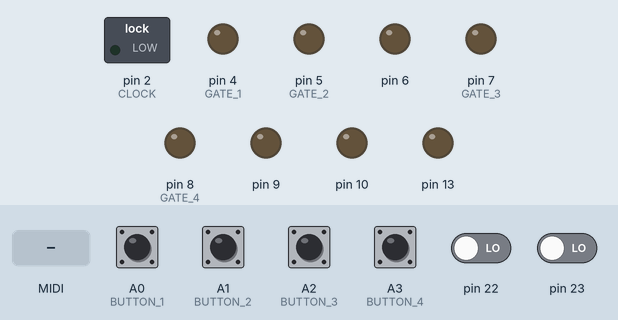
This sketch was run on a simulated Arduino Leonardo, built with avr-gcc and run on an emulated ATmega32U4. On the bench: switched loads named in the sketch (green lamp = pin HIGH), output pins drawn as LEDs (lit = HIGH). Inputs (shaded band) come from the test bench; at power-on: A0 (BUTTON_1), A1 (BUTTON_2), A2 (BUTTON_3), A3 (BUTTON_4) HIGH, pin 22, pin 23 LOW. MIDI output is not drawn.

Above: at 1.2 s.
1.3 s: MIDI note 36 received
At 2.8 s:
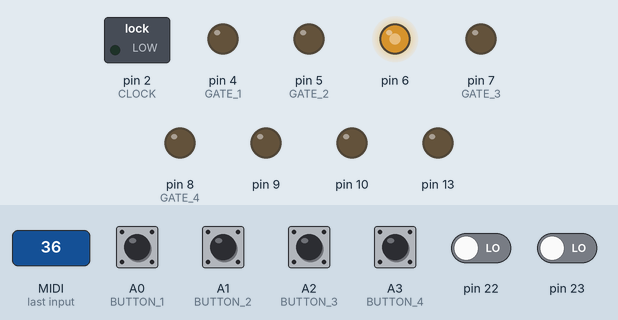
3.1 s: MIDI note 48 received
At 4.4 s:
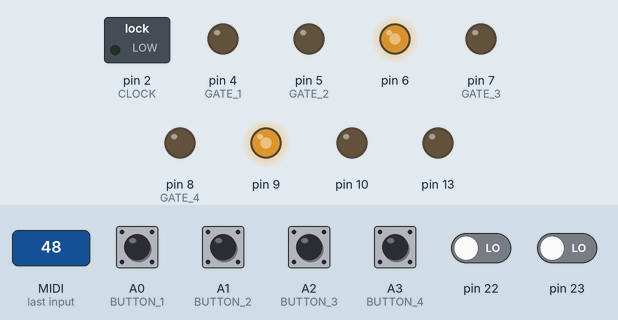
4.9 s: MIDI note 60 received
At 5.05 s:
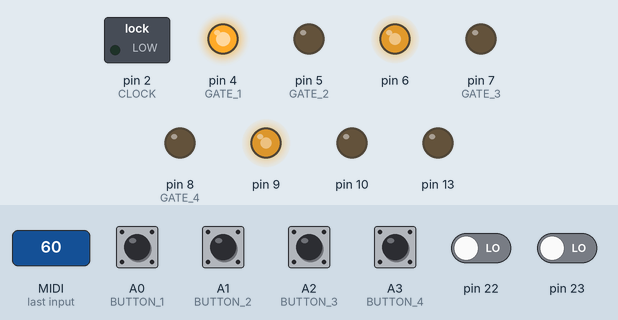
6.7 s: MIDI note 67 received
At 6.85 s:
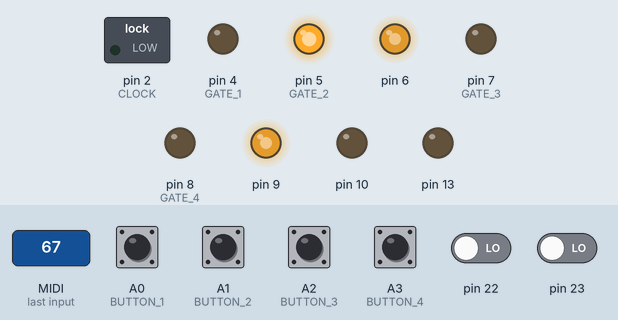
8.5 s: MIDI note 64 received
At 9.7 s:
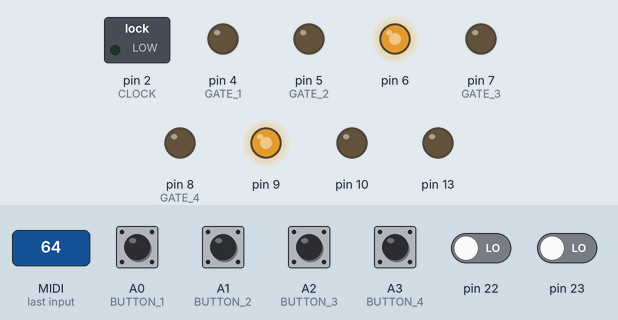
Timing chart, 0 to 11.3 s (numbered marks = the images above; inputs shaded):
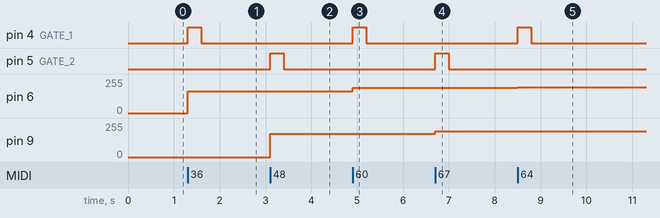

The sketch:

Interstellar_Communicator_PWM_v16.ino
```cpp
/*
24-2-2021
Jason

TODO:
- Test op glitches wanneer je veel midi ontvangt.
	- Glitches? Kijk of dit verdwijnt met midiThruOff.
		- Ja? Kijk of je midithru in hardware kan door-routen.
- Kijk of je condensators kan vervangen voor minder slew op de pwm outputs.
- Active sensing timeout nu niet gebruikt. Blijf testen om te kijken of er noten blijven hangen. Zo niet? Dan kan het zo blijven.
*/

#include <MIDI.h>
#include <EEPROM.h>

#define CLOCK 2
#define RESET 3
#define GATE_1 4
#define GATE_2 5
#define GATE_3 7
#define GATE_4 8
#define BUTTON_1 A0
#define BUTTON_2 A1
#define BUTTON_3 A2
#define BUTTON_4 A3

//Constants

// const int8_t MONOVOICE = 0;
// const int8_t DUOVOICE = 1;
// const int8_t TRIVOICE = 2;
// const int8_t QUADVOICE = 3;

// const int8_t KEYS = 0;
// const int8_t VELOCITY = 1;
// const int8_t AFTERTOUCH = 2;
// const int8_t CCNORMAL = 3;
// const int8_t CC14BIT = 4;
// const int8_t PITCHBEND = 5;
// const int8_t PERCVELOCITY = 6;
// const int8_t PERCAFTERTOUCH = 7;
// const int8_t PERCTRIGGER = 8;
// const int8_t PERCGATE = 9;
// const int8_t CCNRPN = 10;
// const int8_t CCNRPN14BIT = 11;


// const int NOTE = 0;
// const int VELOCITY = 1;
// const int ATC = 2;
// const int ATP = 3;
// const int CC = 4;
// const int PB = 5;


const int GATES[4] = {GATE_1, GATE_2, GATE_3, GATE_4};

enum TYPE { NEG = -1, NOTE, VELOCITY, ATC, ATP, CONTROL, BEND };

const int cv_rightshift[6] = {0, 0, 0, 0, 6, 6};
const int cv_offset[6] = {128, 64, 64, 64, 0, 0};

MIDI_CREATE_DEFAULT_INSTANCE();

// Frequency modes for TIMER1
#define PWM62k 1   //62500 Hz

// Direct PWM change variables
#define PWM9 OCR1A
#define PWM10 OCR1B

// Frequency modes for TIMER4
#define PWM187k 1   // 187500 Hz

// Direct PWM change variables
#define PWM6 OCR4D
#define PWM13 OCR4A

// Terminal count
#define PWM6_13_MAX OCR4C

void setup()
{
	setinputsandoutputs();
	configuremidisethandle();
	load_learn_status();
}

void setinputsandoutputs()
{
	MIDI.begin(MIDI_CHANNEL_OMNI);
 	// MIDI.turnThruOff();

	pinMode(CLOCK, OUTPUT);
	pinMode(RESET, OUTPUT);
	pinMode(GATE_1, OUTPUT);
	pinMode(GATE_2, OUTPUT);
	pinMode(GATE_3, OUTPUT);
	pinMode(GATE_4, OUTPUT);

	pinMode(BUTTON_1, INPUT_PULLUP); //Knoppen 1 t/m 4 sluiten de input kort naar massa bij het indrukken.
	pinMode(BUTTON_2, INPUT_PULLUP);
	pinMode(BUTTON_3, INPUT_PULLUP);
	pinMode(BUTTON_4, INPUT_PULLUP);

	digitalWrite(CLOCK,LOW);
	digitalWrite(RESET,LOW);
	digitalWrite(GATE_1,LOW);
	digitalWrite(GATE_2,LOW);
	digitalWrite(GATE_3,LOW);
	digitalWrite(GATE_4,LOW);

	confpwm();
}

void confpwm()
{
	// Configure Timer 1 (Pins 9, 10 and 11)
	TCCR1A=1;
	TCCR1B=PWM62k|0x08;
	TCCR1C=0;

	// Configure Timer 4 (Pins 6 and 13)
	TCCR4A=0;
	TCCR4B=PWM187k;
	TCCR4C=0;
	TCCR4D=0;
	TCCR4D=0;

	// PLL Configuration
	// Use 96MHz / 2 = 48MHz
	PLLFRQ=(PLLFRQ&0xCF)|0x30;
	// PLLFRQ=(PLLFRQ&0xCF)|0x10; // Will double all frequencies

	// Terminal count for Timer 4 PWM
	PWM6_13_MAX=255;

	// Prepare pin 9 to use PWM
	PWM9=0;   // Set PWM value between 0 and 255
	DDRB|=1<<5;    // Set Output Mode B5
	TCCR1A|=0x80;  // Activate channel

	// Prepare pin 10 to use PWM
	PWM10=0;   // Set PWM value between 0 and 255
	DDRB|=1<<6;    // Set Output Mode B6
	TCCR1A|=0x20;  // Set PWM value

	// Prepare pin 6 to use PWM
	PWM6=0;   // Set PWM value between 0 and 255
	DDRD|=1<<7;    // Set Output Mode D7
	TCCR4C|=0x09;  // Activate channel D

	// Prepare pin 5 to use PWM
	PWM13=0;   // Set PWM value between 0 and 255
	DDRC|=1<<7;    // Set Output Mode C6
	TCCR4A=0x82;  // Activate channel A
}

void configuremidisethandle()
{
	//When the following midi message type is recieved, the void function in between the brackets is carried out.
	MIDI.setHandleNoteOn(note_on_vel);
	MIDI.setHandleNoteOff(note_off_vel);
	MIDI.setHandleControlChange(control_change);
	MIDI.setHandlePitchBend(pitchbend);
	MIDI.setHandleAfterTouchChannel(atc);
	MIDI.setHandleAfterTouchPoly(atp);
	MIDI.setHandleClock(clock_tick);
	MIDI.setHandleStart(clock_start);
	MIDI.setHandleContinue(clock_continue);
	MIDI.setHandleStop(clock_stop);
//  MIDI.setHandleActiveSensing(RecievedActive);
}

int8_t cv_type[4];
int8_t cv_channel[4];

int8_t perc_type[4];
int8_t perc_channel[4];
int8_t perc_num[4];

int16_t polyphony[128];

int note_hist[4];
int note_row_hist[16];
int vel_row_hist;
// bool atp_note[128];
// int atp_row[4];
int at_row_hist;

int8_t msb_numbers[4];
int8_t lsb_numbers[4];
int8_t nrpn_msb_controls[4];
int8_t nrpn_lsb_controls[4];
int8_t nrpn_iter[4];
bool precision[4];
int8_t msb_control[4];

void load_learn_status()
{
	cv_type[0] = NOTE;
	cv_channel[0] = 1;

	perc_type[0] = NEG;
	perc_channel[0] = NEG;
	perc_num[0] = NEG;

	// atp_row[0] = NEG;


	cv_type[1] = NOTE;
	cv_channel[1] = 1;

	perc_type[1] = NEG;
	perc_channel[1] = NEG;
	perc_num[1] = NEG;

	// atp_row[1] = NEG;


	cv_type[2] = ATP;
	cv_channel[2] = 1;

	perc_type[2] = NOTE;
	perc_channel[2] = 10;
	perc_num[2] = 40;

	// atp_row[2] = NEG;


	cv_type[3] = ATP;
	cv_channel[3] = 1;

	perc_type[3] = NOTE;
	perc_channel[3] = 10;
	perc_num[3] = 41;

	// atp_row[3] = NEG;


	for ( int notes = 0; notes < 128; notes++ ) {
		int channels = 1;
		polyphony[notes] = channels;
		// atp_note[notes] = false;
	}

	for ( int channels = 0; channels < 16; channels++ ) {
		note_row_hist[channels] = NEG;
	}
	vel_row_hist = NEG;
	at_row_hist = NEG;

	msb_numbers[0] = NEG;
	lsb_numbers[0] = NEG;

	msb_numbers[1] = NEG;
	lsb_numbers[1] = NEG;

	msb_numbers[2] = NEG;
	lsb_numbers[2] = NEG;

	msb_numbers[3] = NEG;
	lsb_numbers[3] = NEG;

	nrpn_msb_controls[0] = 12;
	nrpn_lsb_controls[0] = 10;

	nrpn_msb_controls[1] = 12;
	nrpn_lsb_controls[1] = 42;

	nrpn_msb_controls[2] = 12;
	nrpn_lsb_controls[2] = 74;

	nrpn_msb_controls[3] = 12;
	nrpn_lsb_controls[3] = 106;

	nrpn_iter[0] = 0;
	nrpn_iter[1] = 0;
	nrpn_iter[2] = 0;
	nrpn_iter[3] = 0;

	precision[0] = false;
	precision[1] = false;
	precision[2] = false;
	precision[3] = false;
}

void loop()
{
	if ( !MIDI.read() ) {
		if ( PINF < B11110000) {
			learn_midi();
		}
	}
}

void learn_midi()
{
	while ( 1 ) {
		break;
	}
}

void note_on_vel(int8_t channel, int8_t note, int8_t velocity) //Moeten bytes zijn, geen int. (met int wordt de data corrupt).
{
	note_on(channel, note);
	on_vel(channel, note, velocity);
}

void note_on(int8_t channel, int8_t note)
{
	int type = NOTE;
	for ( int row = 0; row < 4; row++ ) {
		bool cv_main = cv_main_conditions(row, type, channel);
		const int8_t MONO_KEYS = B01;
		const int8_t POLY_KEYS = B11;

		switch ( bitRead(polyphony[note], channel - 1) << 1 | cv_main ) {
			case MONO_KEYS:
				cv_out(row, note, type);
				gate_out(row, true);
				note_hist[row] = note;
				goto END_LOOP;
			case POLY_KEYS:
				if ( note_row_hist[channel-1] != row ) {
					cv_out(row, note, type);
					gate_out(row, true);
					note_hist[row] = note;
					note_row_hist[channel-1] = row;
					// atp_note[note] = true;
					goto END_LOOP;
				}
				break;
			default:
				break;
		}

		if ( perc_main_conditions(row, type, channel, note) ) {
			gate_out(row, true);
			note_hist[row] = note;
			goto END_LOOP;
		}
	}
	END_LOOP:;
}

void on_vel(int8_t channel, int8_t note, int8_t velocity)
{
	int type = VELOCITY;
	for ( int row = 0; row < 4; row++ ) {
		bool cv_main = cv_main_conditions(row, type, channel);

		const int8_t MONO_VEL_OR_PERC_VEL = B01;
		const int8_t POLY_VEL = B11;

		switch ( bitRead(polyphony[note], channel - 1) << 1 | cv_main ) {
			case MONO_VEL_OR_PERC_VEL:
				cv_out(row, velocity, type);
				note_hist[row] = note;
				goto END_LOOP;
			case POLY_VEL:
				if ( vel_row_hist != row ) {
					cv_out(row, velocity, type);
					note_hist[row] = note;
					vel_row_hist = row;
					goto END_LOOP;
				}
				break;
			default:
				break;
		}
	}
	END_LOOP:;
}

void note_off_vel(int8_t channel, int8_t note, int8_t velocity)
{
	note_off(channel, note);
	off_vel(channel, note, velocity);
}

void note_off(int8_t channel, int8_t note)
{
	int type = NOTE;
	for ( int row = 0; row < 4; row++ ) {
		bool cv_main = cv_main_conditions(row, type, channel);
		bool perc_main = perc_main_conditions(row, type, channel, note);

		if ( note_hist[row] == note & (cv_main | perc_main) ) {
			gate_out(row, false);
			note_hist[row] = NEG;
			goto END_LOOP;
		}
	}
	END_LOOP:;
}

void off_vel(int8_t channel, int8_t note, int8_t velocity)
{
	int type = VELOCITY;
	for ( int row = 0; row < 4; row++ ) {
		const int8_t MONO_VEL = B11;
		const int8_t POLY_VEL = B11;

		if ( note_hist[row] == note & cv_main_conditions(row, type, channel) ) {
			cv_out(row, velocity, type);
			note_hist[row] = NEG;
			goto END_LOOP;
		}
	}
	END_LOOP:;
}

void atc(int8_t channel, int8_t aftertouch)
{
	int type = ATC;
	int row = 0;
	do {
		if ( cv_main_conditions(row, type, channel ) ) {
			cv_out(row, aftertouch, type);
			break;
		}
	} while ( ++row < 4 );
}

void atp(int8_t channel, int8_t note, int8_t aftertouch)
{
	int type = ATP;
	const int8_t MONO_ATP = B001;
	const int8_t POLY_ATP_PLAY = B111;

	int row = 2;
	do {
		switch ( (note_hist[row - 2] == note) << 2 | bitRead(polyphony[note], channel - 1) << 1 | cv_main_conditions(row, type, channel) ) {
			case MONO_ATP:
				cv_out(row, aftertouch, type);
				goto END_LOOP;
			case POLY_ATP_PLAY:
				cv_out(row, aftertouch, type);
				goto END_LOOP;
			default:
				break;
		}
	} while ( ++row < 4 );

	// const int8_t MONO_ATP = B0001;
	// const int8_t POLY_ATP_INIT = B0111;
	// const int8_t POLY_ATP_PLAY = B1011;
	// row = 0;
	// do {
	// 	switch ( /*(atp_row[row] == note) << 3 |*/ atp_note[note] << 2 | bitRead(polyphony[note], channel - 1) << 1 | cv_main_conditions(row, type, channel) ) {
	// 		case MONO_ATP:
	// 			cv_out(row, aftertouch, type);
	// 			goto END_LOOP;
	// 		case POLY_ATP_INIT:
	// 			if ( at_row_hist != row ) {
	// 				atp_note[note] = false;
	// 				// atp_row[row] = note;
	// 				at_row_hist = row;

	// 				case POLY_ATP_PLAY:
	// 					cv_out(row, aftertouch, type);
	// 					goto END_LOOP;
	// 			}
	// 			break;
	// 		default:
	// 			// atp_row[row] = NEG;
	// 			break;
	// 	}
	// } while ( ++row < 4 );
	END_LOOP:;
}

//test deze

void control_change(int8_t channel, int8_t number, int8_t control)
{
	int type = CONTROL;

	bool msb_6 = 6 == number;
	bool lsb_38 = 38 == number;

	bool nrpn_99 = 99 == number;
	bool nrpn_98 = 98 == number;

	const int NRPN_99_CTRL = B00 << 7 | B0100001;
	const int NRPN_98_CTRL = B01 << 7 | B1000001;
	const int MSB_6 = B10 << 7 | B0001001;
	const int LSB_38 = B10 << 7 | B0010001;
	const int MSB = B0000011;
	const int LSB = B0000101;

	int row = 0;
	do {
		bool cv_main = cv_main_conditions(row, type, channel);

		bool msb_number = msb_numbers[row] == number;
		bool lsb_number = lsb_numbers[row] == number;

		bool nrpn_msb_ctrl = nrpn_msb_controls[row] == control;
		bool nrpn_lsb_ctrl = nrpn_lsb_controls[row] == control;

		switch ( nrpn_iter[row] << 7 | (nrpn_lsb_ctrl & nrpn_98) << 6 | (nrpn_msb_ctrl & nrpn_99) << 5 | lsb_38 << 4 | msb_6 << 3 | lsb_number << 2 | msb_number << 1 | cv_main ) {
			case NRPN_99_CTRL:
				nrpn_iter[row] = 1;
				goto END_LOOP;
			case NRPN_98_CTRL:
				nrpn_iter[row] = 2;
				goto END_LOOP;
			case MSB_6:
				if ( precision[row] ) {
					msb_control[row] = control;
				} else {
					cv_out(row, (control << 6) + 64, type);
					nrpn_iter[row] = 0;
				}
				goto END_LOOP;
			case LSB_38:
				cv_out(row, msb_control[row] << 7 | control, type);
				nrpn_iter[row] = 0;
				goto END_LOOP;
			case MSB:
				if ( precision[row] ) {
					msb_control[row] = control;
				} else cv_out(row, (control << 6) + 64, type);
				goto END_LOOP;
			case LSB:
				cv_out(row, msb_control[row] << 7 | control, type);
				goto END_LOOP;
			default:
				break;
		}
	} while ( ++row < 4 );
	END_LOOP:;
}

void pitchbend(int8_t channel, int pitch)
{
	int type = BEND;
	int row = 0;
	do {
		if ( cv_main_conditions(row, type, channel ) ) {
			cv_out(row, pitch, type);
			break;
		}
	} while ( ++row < 4 );
	END_LOOP:;
}

inline bool cv_main_conditions(int row, int type, int8_t channel)
{
	return
	cv_type[row] == type &
	cv_channel[row] == channel;
}

inline bool perc_main_conditions(int row, int type, int8_t channel, int8_t number)
{
	return
	perc_type[row] == type &
	perc_channel[row] == channel &
	perc_num[row] == number;
}

inline void cv_out(int row, int number, int type)
{
	uint8_t value = (number >> cv_rightshift[type]) + cv_offset[type];
	switch (row) {
		case 0: PWM6 = value; break;
		case 1: PWM9 = value; break;
		case 2: PWM10 = value; break;
		case 3: PWM13 = value; break;
	}
	// if ( !MIDI.getThruState() ) {
	// 	MIDI.sendControlChange(0, value >> 7, row + 1);
	// 	MIDI.sendControlChange(32, value & 127, row + 1);
	// }
}

inline void gate_out(int row, bool state)
{
	digitalWrite(GATES[row], state);
	// if ( !MIDI.getThruState() ) {
	// 	MIDI.sendNoteOn(1, state, row + 1);
	// }
}

int clock_count = 2;
bool clock_active = false;

void clock_tick()
{
	switch ( clock_count << 1 | clock_active ) {
		case 1: /*digitalWrite(RESET, LOW);*/ digitalWrite(CLOCK, HIGH); clock_count = 1; break;
		case 3: digitalWrite(RESET, LOW); digitalWrite(CLOCK, LOW); clock_count = 2; break;
		case 5: clock_count = 0; break;
		default: break;
	}
}

void clock_start()
{
	digitalWrite(RESET, HIGH);
	clock_count = 0;
	clock_active = true;
}

void clock_continue()
{
	clock_active = true;
}

void clock_stop()
{
	digitalWrite(CLOCK, LOW);
	digitalWrite(RESET, LOW);
	gate_out(0, LOW);
	gate_out(1, LOW);
	gate_out(2, LOW);
	gate_out(3, LOW);
	clock_active = false;
}

// void sense_timeout()
// {
// 	clock_stop();
// }
```

Measured:
- after the input at 1.3 s, pin 4 (GATE_1): LOW → HIGH at once, → LOW 0.30 s later; pin 6: 0/255 → 164/255 at once
- after the input at 3.1 s, pin 5 (GATE_2): LOW → HIGH at once, → LOW 0.30 s later; pin 9: 0/255 → 176/255 at once
- after the input at 4.9 s, pin 4 (GATE_1): LOW → HIGH at once, → LOW 0.30 s later; pin 6: 164/255 → 188/255 at once
- after the input at 6.7 s, pin 5 (GATE_2): LOW → HIGH at once, → LOW 0.30 s later; pin 9: 176/255 → 195/255 at once
- after the input at 8.5 s, pin 4 (GATE_1): LOW → HIGH at once, → LOW 0.30 s later; pin 6: 188/255 → 192/255 at once
